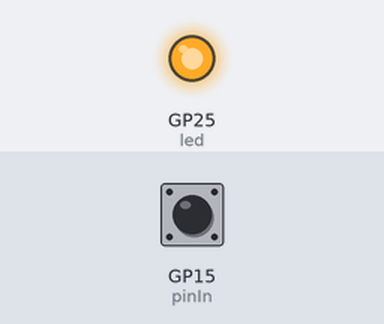
This program was run on a simulated Raspberry Pi Pico running MicroPython. Shown: output pins drawn as LEDs (lit = HIGH). The inputs (shaded band) are chosen by the test bench; at power-on: GP15 (pinIn) HIGH.

Above: at 3.4 s.
3.5 s: GP15 (pinIn) pulled LOW for 3.2 s
At 4.9 s:
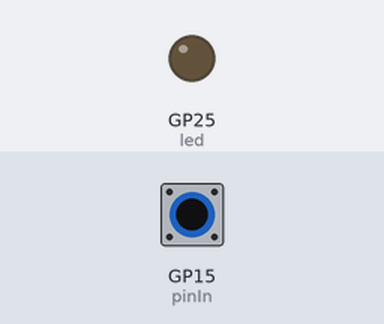
Timing chart, 0 to 8.2 s (numbered marks = the images above; inputs shaded):
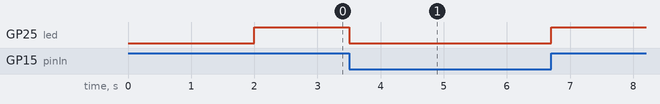

Measured:
- after the input at 3.5 s, GP25 (led): HIGH → LOW at once, → HIGH 3.2 s later

The program:

4_inputTestPin15.py
```python
from machine import Pin
import time
led = Pin("LED", machine.Pin.OUT)
led.off()
time.sleep(2)
pinIn = Pin(15, Pin.IN,Pin.PULL_UP)

for i in range(200):
    if pinIn.value():
        led.on()
    else:
        led.off()
    time.sleep(0.1)

print("done")


for x in range(4):
    led.on()
    time.sleep(0.1)
    led.off()
    time.sleep(0.1)
```
